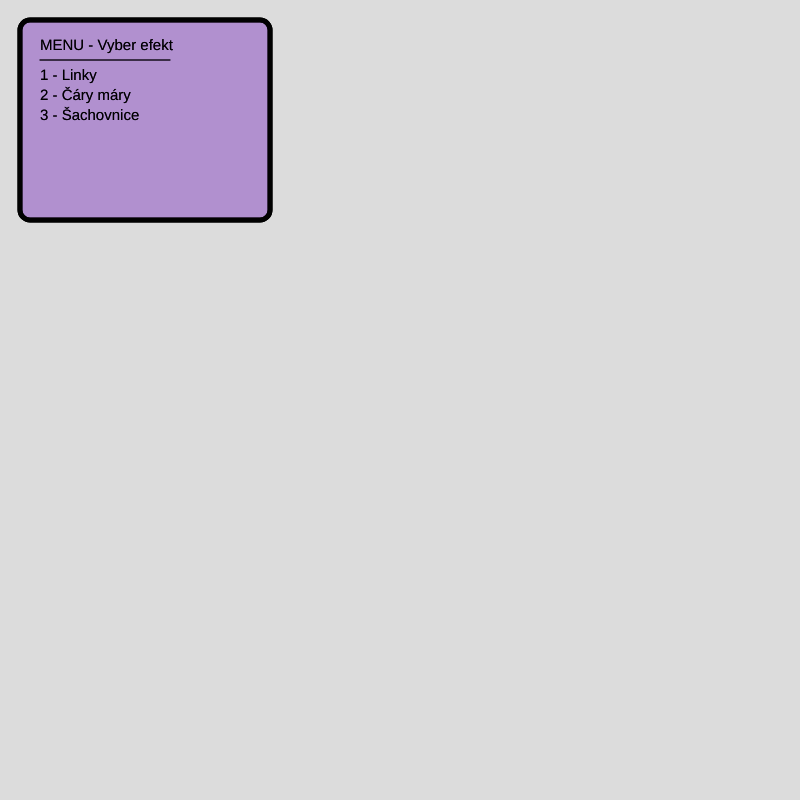
Frame 1 (no input)
Frame 60 (no input): identical to frame 1, image omitted
Frame 120 (the mouse pressed at the canvas centre since frame 60): identical to frame 1, image omitted

The p5.js sketch that drew this single still picture (run headless with seeded random() and noise() and a simulated clock; from frame 60 on, the mouse is pressed at the canvas centre):

// p5.js sketch
// ── sketch.js
const menuItems = ["Linky", "Čáry máry", "Šachovnice"];

 function linky() {
  stroke(1);
  strokeWeight(5);
  let x = 0;
  let x2 = 800;
  for (let i = 10; i < height; i += 20) {
  line(x, i, x2, i);
  }
} 

function caryMary() {
  stroke(random(255), random(255), random(255));
  strokeWeight(random(10, 25));

  for (let i = 0; i < 15; i++) {
    let x1 = random(width);
    let y1 = random(height);
    let x2 = random(width);
    let y2 = random(height);
    line(x1, y1, x2, y2);
  }
}

function sachovnice() {
  for (let i = 0; i < width; i += 40)
  square(i, 0, 40)
}

function setup() {
  createCanvas(800, 800);
}

function drawMenu() {
  // barva vyplne
  fill(150, 100, 200, 100);
  stroke(1);
  strokeWeight(5);
  rect(20, 20, 250, 200, 10);

  // vypis
  fill(0);
  stroke(0);
  strokeWeight(0);
  textSize(15);
  text("MENU - Vyber efekt", 40, 50);
  strokeWeight(1);
  line(40, 60, 170, 60);
  strokeWeight(0);
  for(let i = 0; i < menuItems.length; i++) {
    text(`${i + 1} - ${menuItems[i]}`, 40, 80 + i * 20)
    // prakticky to jde i takhle ↓
    // text(i + 1 + " - " + menuItems[i], 40, 80 + i * 20)
  }
}

function draw() {
  background(220);
  switch (key) {
    case "1":
      linky();
      console.log(key);
      break;
      
    case "2":
      caryMary();
      console.log(key);
      break;

    case "3":
      console.log(key);
      sachovnice();
    
    default: 
      drawMenu();
  
  }
  drawMenu();
}
